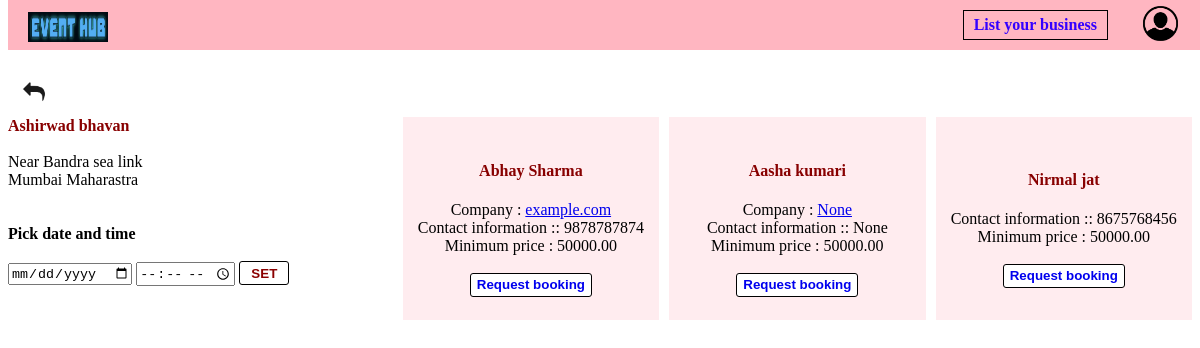
The app's page /full-package/12/ with its own data.
### EventPlanner/models.py (models this page shows, shortened)
class Venue(models.Model):
    name = models.CharField(max_length=100,null = False,blank = False)
    about = models.TextField(blank = True,null = True)
    min_price = models.DecimalField(max_digits = 10, decimal_places = 2,null = True,blank = True)
    max_capacity = models.IntegerField(null = False,blank = False)
    location = models.TextField(null = False,blank = False)
    city = models.CharField(max_length = 20,null = False,blank = False)
    state = models.CharField(choices = venue_choices,max_length = 50,null = False,blank = False)
    vendors = models.ManyToManyField(User,null = True,blank = True)
    category = models.ManyToManyField(Category)
    service_offered = models.TextField(null = True,blank = True)
    contact_info = models.TextField(null = False,blank = False)
    venue_images = models.ManyToManyField('Image', blank = True,null = True)

class UserProfile(models.Model):
    user = models.OneToOneField(User,on_delete=models.CASCADE)
    user_type = models.CharField(choices=user_type_choices,max_length=50)
    contact_info = models.CharField(max_length = 200,blank = True,null = True,verbose_name='Contact information')
    company_name = models.CharField(max_length =  50,blank = True,null = True)
    website = models.URLField(max_length = 200,blank = True,null = True)
    about = models.TextField(blank = True,null = True)
    city = models.CharField(max_length = 20,null = False,blank = False)
    state = models.CharField(max_length = 20,null = False,blank = False)
    location = models.TextField(blank = True,null = True)
    service_offered = models.TextField(blank = True,null = True)
    profile_picture = CloudinaryField('image',blank=True,null=True)
    vendor_images = models.ManyToManyField('Image', blank = True,null = True,related_name = 'portfolio_images')
    otp_verified = models.BooleanField(default=False)

### customer/views.py (the view)
# urls.py: path('full-package/<int:pk>/',views.full_package),
def full_package(request,pk):
    if not request.user.is_authenticated or request.user.userprofile.user_type == 'is_customer':
        venue = Venue.objects.get(id = pk)
        vendors = venue.vendors.all()
        date = request.session.get('date')
        time = request.session.get('time')
        vender_data = {}
        for vendor in vendors:
            vendor_profile = UserProfile.objects.get(user = vendor)
            vender_data[vendor] = vendor_profile
        context = {'venue':venue,'vendors':vendors,'vender_data':vender_data,'date':date,'time':time}
        return render(request,'customer/full-package.html',context)

### customer/templates/customer/full-package.html (shortened to what this page needs)
{% load static %}
<link rel="stylesheet" type="text/css" href="{% static 'customer/css/full-package.css' %}">
<link rel="stylesheet" href="{% static 'EventPlanner/css/navbar.css' %}">
<div class="navbar-div">
    {% include 'navbar.html' %}
</div>
<a href="{{request.META.HTTP_REFERER}}" class="go-back">
    <img src="/static/images/back.png" alt="" width="40px"  >
</a>
<div class="grid-div">
    <div class="venue-info-div">
        <a href="/venue-info/{{venue.id}}/" class="venue-name">{{venue.name}}</a>
        <br><br>
        <div>{{venue.location}}</div>
        <div>{{venue.city}} {{venue.state}}</div>
        <br>
        <br>
        <div><b>Pick date and time</b></div>
        <br>
        <form action="/save-date-time/{{venue.id}}/" id="date-form" method="POST">
            <input type="date" name="date" placeholder="date" required>
            <input type="time" name="time" placeholder="time">
            <input type="submit" value="SET" class="set-button">
        </form>
        <br>
    </div>
    <div class="vendor-info-div">
        {% for vendor,vendor_profile in vender_data.items %}
        <div class="vendor-info" >
                <a href="/event-planner-info/{{vendor.id}}/" class="vendor-name">
                    <h4>{{vendor.first_name}} {{vendor.last_name}}</h4>
                </a>
                {% if vendor_profile.website %}
            <div> Company : <a href="{{vendor_profile.website}}">{{vendor_profile.company_name}}</a> </div>
                {% endif %}
            <div>Contact information :: {{vendor_profile.contact_info}}</div>
            <div>Minimum price : {{venue.min_price}}</div>
            {% if request.user.is_authenticated %}
            {% if request.user.userprofile.user_type == 'is_customer' %}
            <form action="/create-book/" method="POST" id="vendor-form">
                {% csrf_token %}
                <input type="hidden" value="{{venue.id}}" name="venue_id">
                <input type="hidden" value="{{vendor.id}}" name="vendor_id">
                <br>
                {% if date %}
                <button type="submit" class="book-now-button">Book now</button>
                {% endif %}
            </form>
            {% endif %}
            {% else %}
            <br>
            <button class="request-booking-button"><a href="/login/" class="request-booking-button-anchor">Request booking</a></button>
            {% endif %}
        </div>
        {% endfor %}
    </div>
</div>

### staticfiles/customer/css/full-package.css (style rules this page uses)
.go-back { position: relative; top: 70px; left: 7px; text-decoration: none; color: rgb(136, 0, 0); font-weight: bold; }
.grid-div { display: grid; grid-template-columns: 1fr 2fr; margin-top: 80px; }
.vendor-info-div { display: grid; grid-template-columns: 1fr 1fr 1fr; column-gap: 10px; row-gap: 10px; }
.vendor-name,.venue-name { text-decoration: none; color: rgb(136, 0, 0); font-weight: bold; }
.vendor-info { display: flex; flex-direction: column; justify-content: center; align-items: center; border: 2px black; background-color: rgb(255, 236, 239); }
.set-button,.request-booking-button { font-weight: bold; color: rgb(0, 0, 0); background-color: white; color:darkred; border: solid rgb(0, 0, 0); border-width: 1px; border-radius: 3px; width: 50px; height: 24px; }
.request-booking-button { width: fit-content; text-decoration: none; }
.request-booking-button-anchor { text-decoration: none; }

### staticfiles/EventPlanner/css/navbar.css (style rules this page uses)
.go-back { position: relative; top: 70px; left: 7px; overflow: hidden; }

### records on screen
Venue: name "Ashirwad bhavan", location "Near Bandra sea link", city "Mumbai", state "Maharastra", min_price "50000.00"

### other values on screen
{{ vendor.first_name }} "Abhay"
{{ vendor.last_name }} "Sharma"
{{ vendor_profile.company_name }} "example.com"
{{ vendor_profile.contact_info }} "9878787874"
{{ vendor.first_name }} "Aasha"
{{ vendor.last_name }} "kumari"
{{ vendor_profile.company_name }} "None"
{{ vendor_profile.contact_info }} "None"
{{ vendor.first_name }} "Nirmal"
{{ vendor.last_name }} "jat"
{{ vendor_profile.contact_info }} "8675768456"
